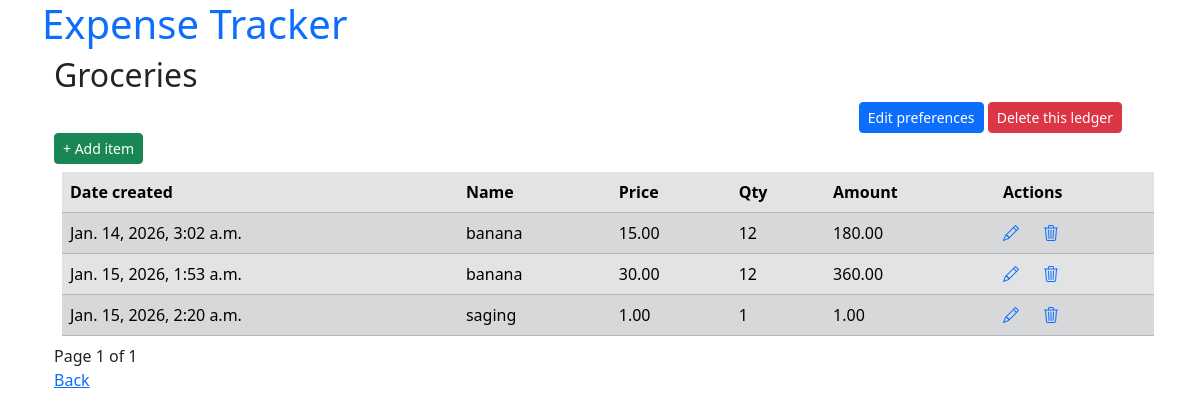
The app's page /expenses/ledgers/12/?page=2, older data.
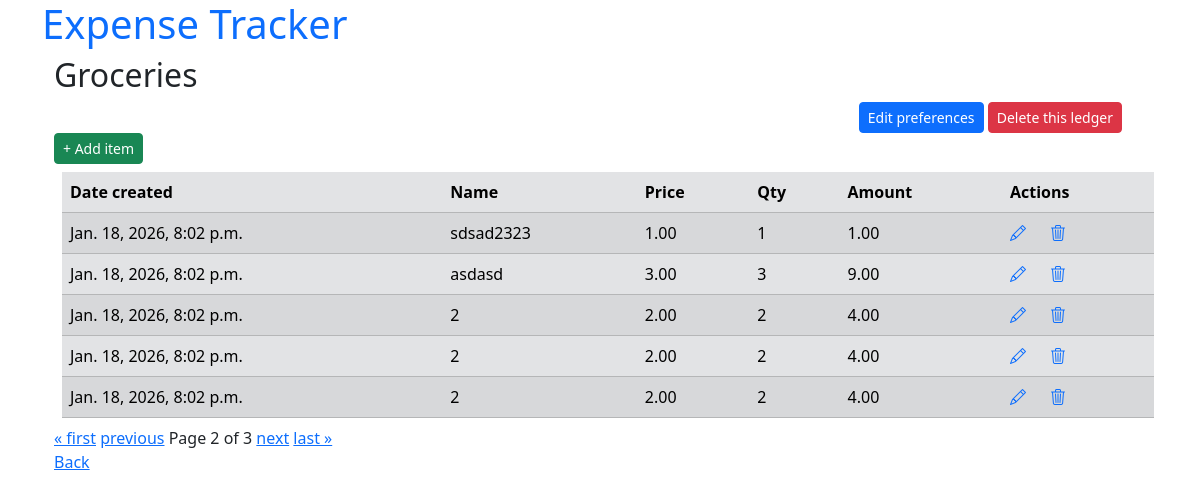
The same page, newer data.
### expenses/models.py (models this page shows, shortened)
class ExpenseItem(models.Model):
    ledger = models.ForeignKey(Ledger, on_delete=models.CASCADE, related_name="items")
    name = models.CharField(max_length=100)
    qty = models.PositiveIntegerField(validators=[MinValueValidator(1)])
    price = models.DecimalField(
        max_digits=10, decimal_places=2, validators=[MinValueValidator(0)]
    )
    created_at = models.DateTimeField(auto_now_add=True)
    @property
    def amt(self):
        return self.qty * self.price

### expenses/views.py (the view)
# urls.py: path("ledgers/<int:ledger_id>/", LedgerDetailView.as_view(), name="ledger_detail"),
class LedgerDetailView(DetailView):
    model = Ledger
    context_object_name = "ledger"
    pk_url_kwarg = "ledger_id"
    def get_context_data(self, **kwargs):
        context = super().get_context_data(**kwargs)
        raw_items = self.object.items.all().order_by("id")
        paginator = Paginator(raw_items, 5)
        page_number = self.request.GET.get("page")
        context["expenseitem_list"] = paginator.get_page(page_number)
        return context

### expenses/templates/expenses/ledger_detail.html
{% extends "expenses/base.html" %}
{% block content %}
    {% include "expenses/partials/ledger_title.html" %}
    <div class="container gap-3 ">
        <div class="container gap-3 text-end">
            <a href="{% url 'expenses:ledger_update' ledger.id %}"
               class="btn btn-primary btn-sm">Edit preferences</a>
            <a href="{% url 'expenses:ledger_delete' ledger.id %}"
               class="btn btn-danger btn-sm">Delete this ledger</a>
        </div>
    </div>
    <a href="{% url 'expenses:add_item' ledger.id %}"
       class="btn btn-success btn-sm">+ Add item</a>
    {% include "expenses/expenseitem_list.html" %}
    <a href="{% url 'expenses:ledgers' %}">Back</a>
{% endblock content %}

### expenses/templates/expenses/expenseitem_list.html
{% block content %}
  <table class="table table-striped table-secondary m-2">
    <thead>
      <tr>
        <th>Date created</th>
        <th>Name</th>
        <th>Price</th>
        <th>Qty</th>
        <th>Amount</th>
        <th>Actions</th>
      </tr>
    </thead>
    <tbody>
      {% for item in expenseitem_list %}
        <tr>
          <td>{{ item.created_at }}</td>
          <td>{{ item.name }}</td>
          <td>{{ item.price }}</td>
          <td>{{ item.qty }}</td>
          <td>{{ item.amt }}</td>
          <td>
            <div class="d-flex gap-4">
              <a href="{% url 'expenses:expense_update' ledger_id=item.ledger.id pk=item.id %}"><i class="bi bi-pencil"></i></a>
              <a href="{% url 'expenses:expense_delete' ledger_id=item.ledger.id pk=item.id %}"><i class="bi bi-trash3"></i></a>
            </div>
          </td>
        </tr>
      {% endfor %}
    </tbody>
  </table>
  <div class="pagination">
    <span class="step-links">
      {% if expenseitem_list.has_previous %}
        <a href="?page=1">&laquo; first</a>
        <a href="?page={{ expenseitem_list.previous_page_number }}">previous</a>
      {% endif %}
      <span class="current">Page {{ expenseitem_list.number }} of {{ expenseitem_list.paginator.num_pages }}</span>
      {% if expenseitem_list.has_next %}
        <a href="?page={{ expenseitem_list.next_page_number }}">next</a>
        <a href="?page={{ expenseitem_list.paginator.num_pages }}">last &raquo;</a>
      {% endif %}
    </span>
  </div>
{% endblock content %}

Row changes from the older to the newer data that the page shows:
no longer on this page (row unchanged): ExpenseItem: created_at "Jan. 14, 2026, 3:02 a.m.", name "banana", price "15.00", qty "12", amt "180.00"
no longer on this page (row unchanged): ExpenseItem: created_at "Jan. 15, 2026, 1:53 a.m.", name "banana", price "30.00", qty "12", amt "360.00"
no longer on this page (row unchanged): ExpenseItem: created_at "Jan. 15, 2026, 2:20 a.m.", name "saging", price "1.00", qty "1", amt "1.00"
added ExpenseItem: created_at "Jan. 18, 2026, 8:02 p.m.", name "sdsad2323", price "1.00", qty "1", amt "1.00"
added ExpenseItem: created_at "Jan. 18, 2026, 8:02 p.m.", name "asdasd", price "3.00", qty "3", amt "9.00"
added ExpenseItem: created_at "Jan. 18, 2026, 8:02 p.m.", name "2", price "2.00", qty "2", amt "4.00"
added ExpenseItem: created_at "Jan. 18, 2026, 8:02 p.m.", name "2", price "2.00", qty "2", amt "4.00"
added ExpenseItem: created_at "Jan. 18, 2026, 8:02 p.m.", name "2", price "2.00", qty "2", amt "4.00"
Text that changed along with them:
{{ expenseitem_list.number }}: "1" → "2"
{{ expenseitem_list.paginator.num_pages }}: "1" → "3"
text now shown: "« first previous next last »"
